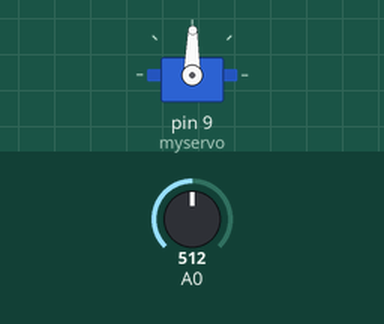
Recording of a sketch running on a simulated Arduino Uno, built with avr-gcc and run on an emulated ATmega328P. On the bench: servo. The inputs (shaded band) are chosen by the test bench; at power-on: A0 = 512.

Above: at 1.2 s.
1.3 s: A0 set to 716
At 2.4 s:
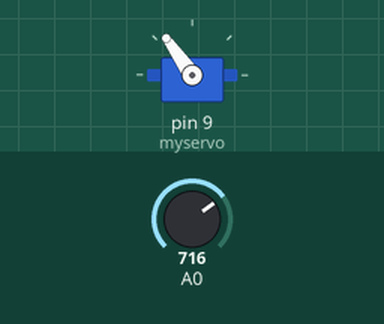
2.8 s: A0 set to 900
At 3.2 s:
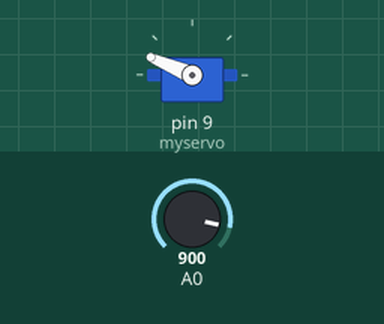
4.3 s: A0 set to 1023
At 5.0 s:
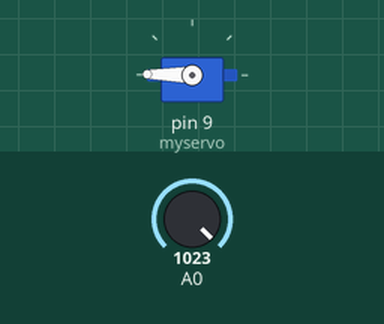
5.8 s: A0 set to 306
At 7.0 s:
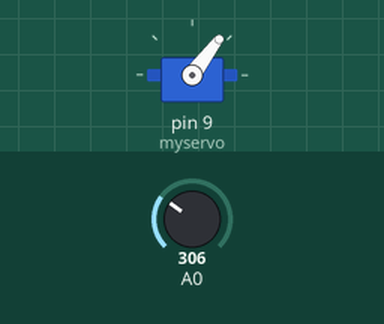
7.3 s: A0 set to 122
At 7.9 s:
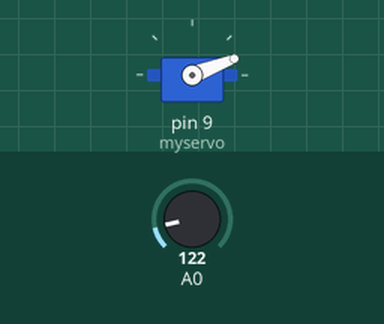
Timing chart, 0 to 9.8 s (numbered marks = the images above; inputs shaded):
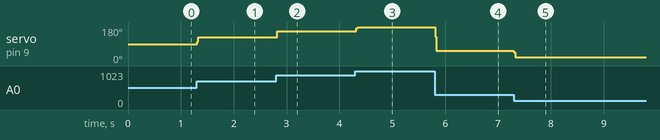

Measured:
- after the input at 1.3 s, servo on pin 9 (myservo): 89° → 125° at once
- after the input at 2.8 s, servo on pin 9 (myservo): 125° → 157° at once
- after the input at 4.3 s, servo on pin 9 (myservo): 157° → 179° at once
- after the input at 5.8 s, servo on pin 9 (myservo): 179° → 53° at once
- after the input at 7.3 s, servo on pin 9 (myservo): 53° → 21° at once

The sketch:

SERVO_CON_POT2.ino
```cpp
#include <Servo.h>

int Lecturas[5];
int Val,i=0,Total=0,Promedio=0;
Servo myservo; //Crea el objeto servo

void setup(){
  myservo.attach(9);  //Asocia el pin 9 con el objeto servo
  for(i=0;i<5;i++)   //Inicializacion del vector
  Lecturas[i]=0;
  i=0;}

void loop(){
  Total=Total-Lecturas[i];     //Sustrae el total con la lectura inmediata anterior
  Lecturas[i]=analogRead(A0);  //Agrega una lectura a la posicion actual dentro del vector
  Total=Total+Lecturas[i];     //Realiza la sumatoria entre lecturas
  i=i+1;
  if(i>=5){                   //Calcula el promedio y envia el resultado al servo
  i=0;
  Promedio=Total/5;
  Val=map(Promedio,0,1023,0,179);  //Escala el valor para usarlo con el servo (valor entre 0 y 180)
  myservo.write(Val);}             //Fija la posición del servo de acuerdo al valor escalado
  delay(5);}                      //Espera a que el servo se posicione
```
